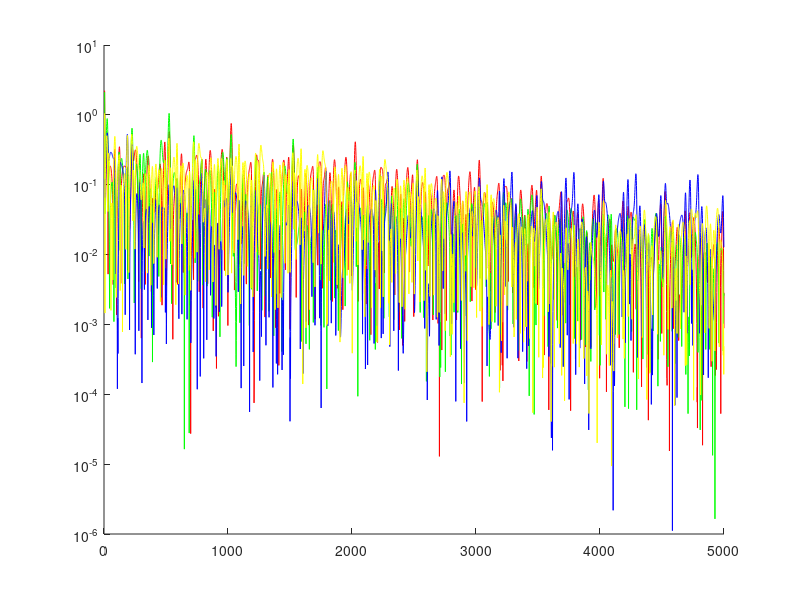

Source code (MATLAB):
% Multi Channel LMS algorithm

% MIMO SYSTEM P INPUTS Q OUTPUTS

P = 4;
Q = 4;

sysorder = 5; % number of filter taps for adaptive LMS filter

% Wpq or Ĥpq is P by Q WEIGHT MATRIX of sysorder length vectors
% for adaptive LMS filter
% Sysorder number of prev inputs
% weight for each input to output connection
% 3rd order tensor
% W = zeros(P,Q,sysorder);

fs = 1.0e4;
t = 0:1/fs:0.5-1/fs;
x1 = cos(2*pi*100*t);
x2 = cos(2*pi*150*t);
x3 = sin(2*pi*20*t);
x4 = 0.5*(sin(2*pi*20*t) + cos(2*pi*200*t));
randn('seed',0);
%x=randn(1,5000);
%
%x(q,n)

% [rows, columns] = size(x)
x1=filter([1 0.8 0.3 0.2],1,x1);
x2=filter([1 0.8 0.3 0.2],1,x2);
x3=filter([1 0.8 0.3 0.2],1,x3);
x4=filter([1 0.8 0.3 0.2],1,x4);
%       u = transpose(x(q,n:-1:n-sysorder+1));
%W(p,q,:) = W(p,q,:) + mu * e(q,n) * u;

W = zeros(P,Q,sysorder);
x = transpose([transpose(x1) transpose(x2) transpose(x3) transpose(x4)]);
N=length(x(1,:));
d = x;
y = zeros(Q,N);
e = zeros(Q,N);

for q = 1:Q
    for n = sysorder : N-1
        mu=1e-2;
        hx = 0;
        for p = 1:P 
            u = transpose(x(p,n:-1:n-sysorder+1));
            Wpq = squeeze(W(p,q,:));
            hx = hx + Wpq.' * u;
        end
        y(q,n) = hx;
        e(q,n) = d(q,n+1) - y(q,n);
        for p = 1:P 
            u = transpose(x(p,n:-1:n-sysorder+1));
            Wpq = squeeze(W(p,q,:));
            W(p,q,:) = Wpq + mu * e(q,n) * u;
        end
    end
end


% for q = 1:Q
    %eq = e(q,:);
%     eq(q) = e(q,:);
    %plot(abs(eq), 'red');
    %semilogy(abs(eq),'red')
%     semilogy(movmean(abs(eq),1000), 'red');
% end
hold on;
plot(abs(e(1,:)),'r');
plot(abs(e(2,:)),'g');
plot(abs(e(3,:)),'b');
plot(abs(e(4,:)),'yellow');
set(gca,'yscale','log')




% Transpose 2d matrix page of W
% pagetranspose(W);


% for n = sysorder : N-1 
%     u = x(:,n:-1:n-sysorder+1); 
%     
% %     WT = pagetranspose(W);
% %     g = pagemtimes(WT,u);
%     y(:,n) = g;
%     e(:,n) = d(:,n+1) - y(:,n);
% end


